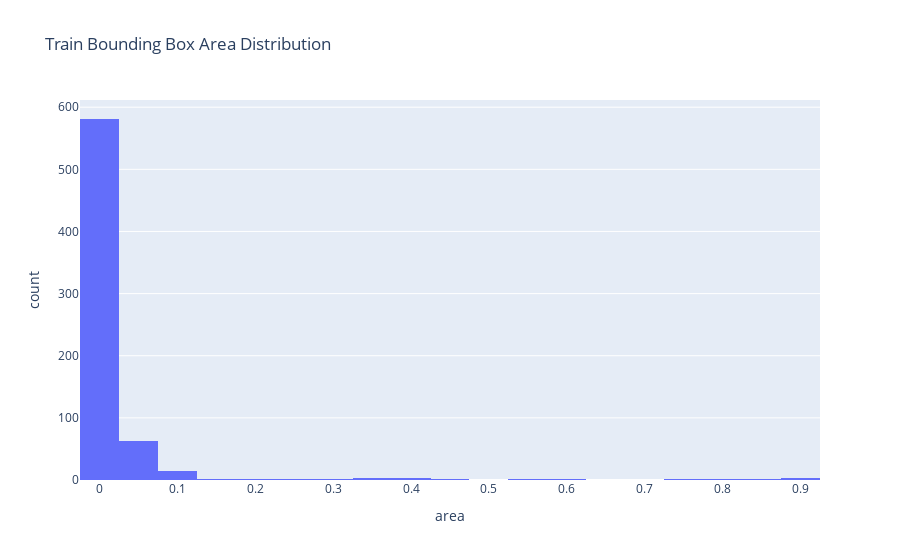
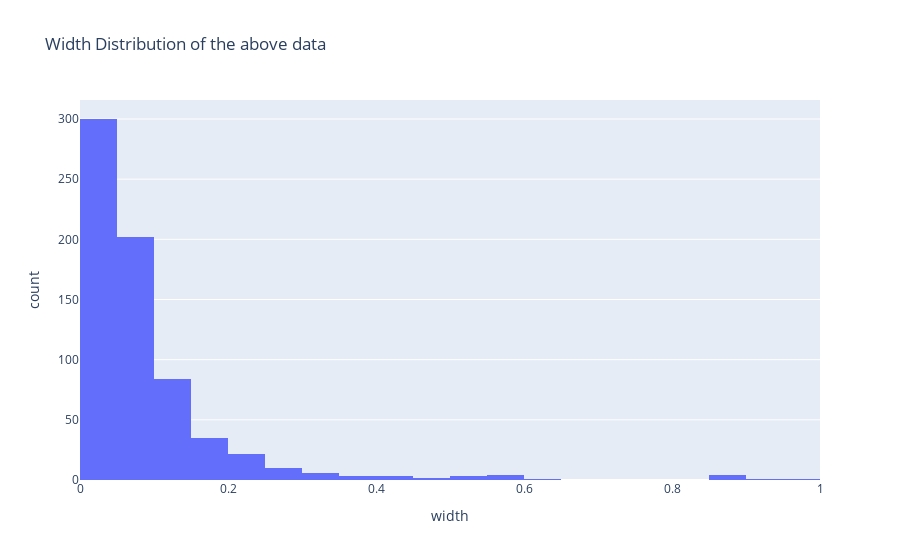
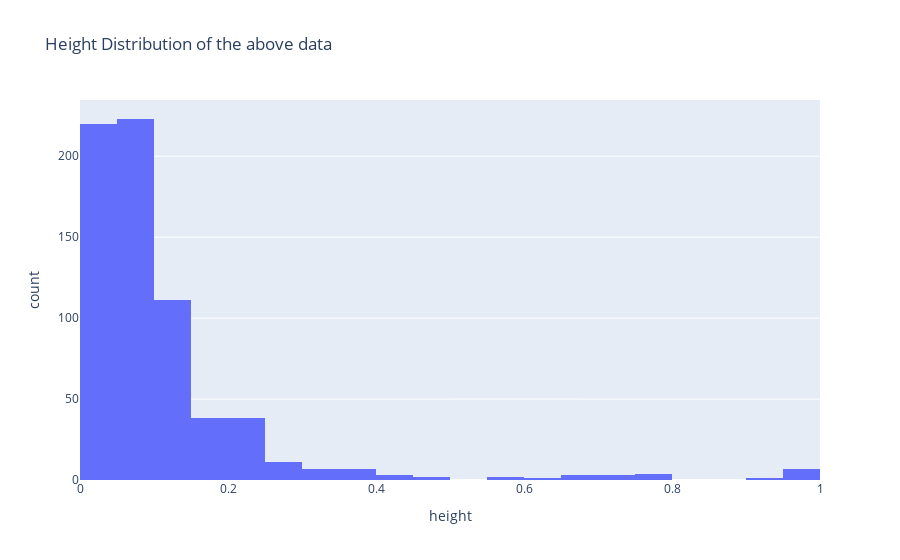
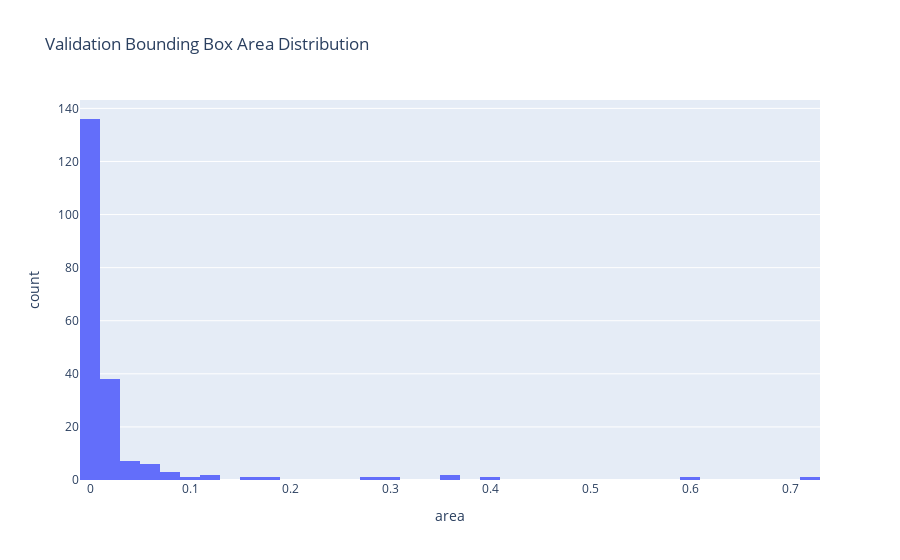

Write notebook code for charts like these, in order.
### Code cell
def plot_bb_dist(labels, title):
    labels['area'] = labels['width'] * labels['height']
    fig = px.histogram(labels, x='area', nbins=40, title=title)
    fig.show()

def plot_width_and_height_dist(labels):
    fig = px.histogram(labels, x='width', nbins=40, title='Width Distribution of the above data')
    fig2 = px.histogram(labels, x='height', nbins=40, title='Height Distribution of the above data')
    fig.show()
    fig2.show()
    

plot_bb_dist(train_labels, 'Train Bounding Box Area Distribution')
plot_width_and_height_dist(train_labels)
plot_bb_dist(val_labels, 'Validation Bounding Box Area Distribution')
plot_width_and_height_dist(val_labels)
plot_bb_dist(test_labels, 'Test Bounding Box Area Distribution')
plot_width_and_height_dist(test_labels)

### Figure 1 — Plotly figure (JSON) as saved in the notebook; plotly's stock layout.template omitted (floating-point values rounded to 4 significant figures; data arrays with more than 128 entries replaced by an {"elided": "..."} marker saying what was removed)
{"data": [{"alignmentgroup": "True", "bingroup": "x", "hovertemplate": "area=%{x}<br>count=%{y}<extra></extra>", "legendgroup": "", "marker": {"color": "#636efa", "pattern": {"shape": ""}}, "name": "", "nbinsx": 40, "offsetgroup": "", "orientation": "v", "showlegend": false, "type": "histogram", "x": {"elided": "681 float values"}, "xaxis": "x", "yaxis": "y"}], "layout": {"barmode": "relative", "legend": {"tracegroupgap": 0}, "title": {"text": "Train Bounding Box Area Distribution"}, "xaxis": {"anchor": "y", "domain": [0, 1], "title": {"text": "area"}}, "yaxis": {"anchor": "x", "domain": [0, 1], "title": {"text": "count"}}}}

### Figure 2 — Plotly figure (JSON) as saved in the notebook; plotly's stock layout.template omitted (floating-point values rounded to 4 significant figures; data arrays with more than 128 entries replaced by an {"elided": "..."} marker saying what was removed)
{"data": [{"alignmentgroup": "True", "bingroup": "x", "hovertemplate": "width=%{x}<br>count=%{y}<extra></extra>", "legendgroup": "", "marker": {"color": "#636efa", "pattern": {"shape": ""}}, "name": "", "nbinsx": 40, "offsetgroup": "", "orientation": "v", "showlegend": false, "type": "histogram", "x": {"elided": "681 float values"}, "xaxis": "x", "yaxis": "y"}], "layout": {"barmode": "relative", "legend": {"tracegroupgap": 0}, "title": {"text": "Width Distribution of the above data"}, "xaxis": {"anchor": "y", "domain": [0, 1], "title": {"text": "width"}}, "yaxis": {"anchor": "x", "domain": [0, 1], "title": {"text": "count"}}}}

### Figure 3 — Plotly figure (JSON) as saved in the notebook; plotly's stock layout.template omitted (floating-point values rounded to 4 significant figures; data arrays with more than 128 entries replaced by an {"elided": "..."} marker saying what was removed)
{"data": [{"alignmentgroup": "True", "bingroup": "x", "hovertemplate": "height=%{x}<br>count=%{y}<extra></extra>", "legendgroup": "", "marker": {"color": "#636efa", "pattern": {"shape": ""}}, "name": "", "nbinsx": 40, "offsetgroup": "", "orientation": "v", "showlegend": false, "type": "histogram", "x": {"elided": "681 float values"}, "xaxis": "x", "yaxis": "y"}], "layout": {"barmode": "relative", "legend": {"tracegroupgap": 0}, "title": {"text": "Height Distribution of the above data"}, "xaxis": {"anchor": "y", "domain": [0, 1], "title": {"text": "height"}}, "yaxis": {"anchor": "x", "domain": [0, 1], "title": {"text": "count"}}}}

### Figure 4 — Plotly figure (JSON) as saved in the notebook; plotly's stock layout.template omitted (floating-point values rounded to 4 significant figures; data arrays with more than 128 entries replaced by an {"elided": "..."} marker saying what was removed)
{"data": [{"alignmentgroup": "True", "bingroup": "x", "hovertemplate": "area=%{x}<br>count=%{y}<extra></extra>", "legendgroup": "", "marker": {"color": "#636efa", "pattern": {"shape": ""}}, "name": "", "nbinsx": 40, "offsetgroup": "", "orientation": "v", "showlegend": false, "type": "histogram", "x": {"elided": "202 float values"}, "xaxis": "x", "yaxis": "y"}], "layout": {"barmode": "relative", "legend": {"tracegroupgap": 0}, "title": {"text": "Validation Bounding Box Area Distribution"}, "xaxis": {"anchor": "y", "domain": [0, 1], "title": {"text": "area"}}, "yaxis": {"anchor": "x", "domain": [0, 1], "title": {"text": "count"}}}}
